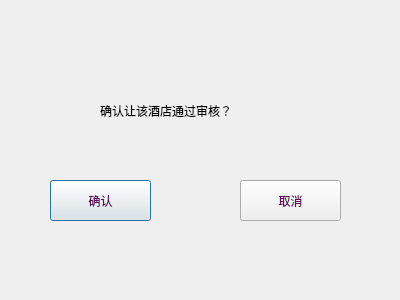
<?xml version="1.0" encoding="UTF-8"?>
<ui version="4.0">
 <class>confirmpass</class>
 <widget class="QDialog" name="confirmpass">
  <property name="geometry">
   <rect>
    <x>0</x>
    <y>0</y>
    <width>400</width>
    <height>300</height>
   </rect>
  </property>
  <property name="windowTitle">
   <string>提示</string>
  </property>
  <widget class="QLabel" name="label">
   <property name="geometry">
    <rect>
     <x>100</x>
     <y>60</y>
     <width>251</width>
     <height>101</height>
    </rect>
   </property>
   <property name="styleSheet">
    <string notr="true">font: 12pt &quot;方正清刻本悦宋简体&quot;;</string>
   </property>
   <property name="text">
    <string>确认让该酒店通过审核？</string>
   </property>
  </widget>
  <widget class="QPushButton" name="confirm">
   <property name="geometry">
    <rect>
     <x>50</x>
     <y>180</y>
     <width>101</width>
     <height>41</height>
    </rect>
   </property>
   <property name="styleSheet">
    <string notr="true">QPushButton
{
border-image: url(:/Image/kuang8.png);
font: 100 11pt &quot;方正清刻本悦宋简体&quot;;
color:rgb(96, 14, 89)
}
QPushButton:hover
{
border-image: url(:/Image/kuang9.png);
font: 100 11pt &quot;方正清刻本悦宋简体&quot;;
color:rgb(148, 17, 137)
}
QPushButton:pressed
{
border-image: url(:/Image/kuang10.png);
font: 100 11pt &quot;方正清刻本悦宋简体&quot;;
color:rgb(86, 11, 80)
}</string>
   </property>
   <property name="text">
    <string>确认</string>
   </property>
  </widget>
  <widget class="QPushButton" name="cancel">
   <property name="geometry">
    <rect>
     <x>240</x>
     <y>180</y>
     <width>101</width>
     <height>41</height>
    </rect>
   </property>
   <property name="styleSheet">
    <string notr="true">QPushButton
{
border-image: url(:/Image/kuang8.png);
font: 100 11pt &quot;方正清刻本悦宋简体&quot;;
color:rgb(96, 14, 89)
}
QPushButton:hover
{
border-image: url(:/Image/kuang9.png);
font: 100 11pt &quot;方正清刻本悦宋简体&quot;;
color:rgb(148, 17, 137)
}
QPushButton:pressed
{
border-image: url(:/Image/kuang10.png);
font: 100 11pt &quot;方正清刻本悦宋简体&quot;;
color:rgb(86, 11, 80)
}</string>
   </property>
   <property name="text">
    <string>取消</string>
   </property>
  </widget>
 </widget>
 <resources/>
 <connections/>
</ui>
